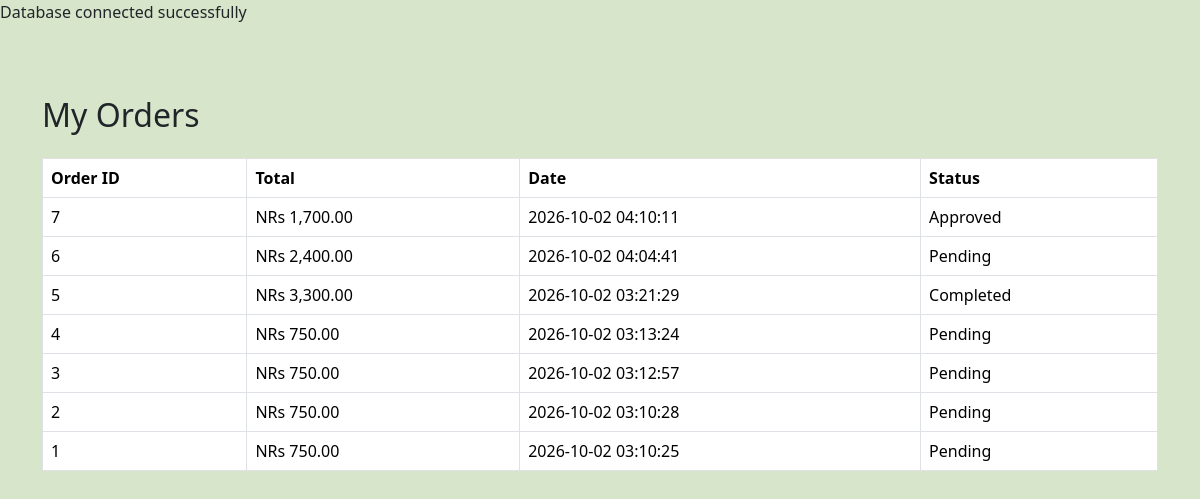
Screenshot of /user/my_order.php (signed in) with the database file from the repository.
### tables this page shows
CREATE TABLE `orders` (
  `order_id` int NOT NULL,
  `user_id` int NOT NULL,
  `total_price` decimal(10,2) NOT NULL,
  `order_date` timestamp NOT NULL DEFAULT CURRENT_TIMESTAMP,
  `status` varchar(50) NOT NULL DEFAULT 'Pending'
);

### user/my_order.php (the view, shortened to what this page needs)
<?php
include("../admin/connection.php");
$user_id = $_SESSION['customer_id'];
$sql = "
    SELECT order_id, total_price, status, order_date
    FROM orders
    WHERE user_id = ?
    ORDER BY order_date DESC
";
$stmt = $conn->prepare($sql);
$stmt->bind_param("i", $user_id);
$stmt->execute();
$result = $stmt->get_result();
?>
<!DOCTYPE html>
<html lang="en">
<head>
    <link href="https://cdn.jsdelivr.net/npm/bootstrap@5.3.3/dist/css/bootstrap.min.css" rel="stylesheet">
</head>
<body>
<br><br><br><br>
<div class="container">
    <h2 class="mb-4">My Orders</h2>
    <?php if ($result->num_rows == 0) { ?>
        <div class="alert alert-info">
            You have not placed any orders yet.
        </div>
    <?php } else { ?>
        <table class="table table-bordered bg-white">
            <tr>
                <th>Order ID</th>
                <th>Total</th>
                <th>Date</th>
                <th>Status</th>
            </tr>
            <?php while ($row = $result->fetch_assoc()) { ?>
                <tr>
                    <td>
                        <?php echo $row['order_id']; ?>
                    </td>
                    <td>
                        NRs <?php echo number_format($row['total_price'], 2); ?>
                    </td>
                    <td>
                        <?php echo $row['order_date']; ?>
                    </td>
                    <td>
                        <?php echo ucfirst($row['status']); ?>
                    </td>
                </tr>
            <?php } ?>
        </table>
    <?php } ?>
</div>
</body>
</html>

### user/my_order.php (style rules this page uses)
body { background-color: #D7E5CA; }

### rows the page displays
orders: order_id "7", total_price "1,700.00", order_date "2026-10-02 04:10:11", status "Approved"
orders: order_id "6", total_price "2,400.00", order_date "2026-10-02 04:04:41", status "Pending"
orders: order_id "5", total_price "3,300.00", order_date "2026-10-02 03:21:29", status "Completed"
orders: order_id "4", total_price "750.00", order_date "2026-10-02 03:13:24", status "Pending"
orders: order_id "3", total_price "750.00", order_date "2026-10-02 03:12:57", status "Pending"
orders: order_id "2", total_price "750.00", order_date "2026-10-02 03:10:28", status "Pending"
orders: order_id "1", total_price "750.00", order_date "2026-10-02 03:10:25", status "Pending"
